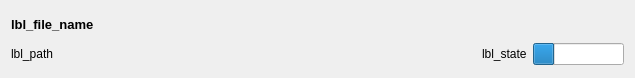
<?xml version="1.0" encoding="UTF-8"?>
<ui version="4.0">
 <class>UpscaleItem</class>
 <widget class="QWidget" name="UpscaleItem">
  <property name="geometry">
   <rect>
    <x>0</x>
    <y>0</y>
    <width>635</width>
    <height>78</height>
   </rect>
  </property>
  <property name="maximumSize">
   <size>
    <width>16777215</width>
    <height>78</height>
   </size>
  </property>
  <property name="windowTitle">
   <string>Form</string>
  </property>
  <layout class="QHBoxLayout" name="horizontalLayout_2">
   <item>
    <layout class="QVBoxLayout" name="verticalLayout">
     <item>
      <layout class="QHBoxLayout" name="horizontalLayout" stretch="1,0,0,0,0">
       <item>
        <widget class="QLabel" name="lbl_file_name">
         <property name="sizePolicy">
          <sizepolicy hsizetype="Ignored" vsizetype="Preferred">
           <horstretch>1</horstretch>
           <verstretch>0</verstretch>
          </sizepolicy>
         </property>
         <property name="font">
          <font>
           <pointsize>10</pointsize>
           <bold>true</bold>
          </font>
         </property>
         <property name="text">
          <string>lbl_file_name</string>
         </property>
         <property name="textFormat">
          <enum>Qt::PlainText</enum>
         </property>
         <property name="scaledContents">
          <bool>true</bool>
         </property>
        </widget>
       </item>
       <item>
        <spacer name="horizontalSpacer">
         <property name="orientation">
          <enum>Qt::Horizontal</enum>
         </property>
         <property name="sizeHint" stdset="0">
          <size>
           <width>10</width>
           <height>20</height>
          </size>
         </property>
        </spacer>
       </item>
       <item>
        <widget class="QPushButton" name="btn_run">
         <property name="text">
          <string/>
         </property>
         <property name="icon">
          <iconset resource="resources.qrc">
           <normaloff>:/icon/icons/play.png</normaloff>:/icon/icons/play.png</iconset>
         </property>
         <property name="flat">
          <bool>true</bool>
         </property>
        </widget>
       </item>
       <item>
        <widget class="QPushButton" name="btn_open_folder">
         <property name="text">
          <string/>
         </property>
         <property name="icon">
          <iconset resource="resources.qrc">
           <normaloff>:/icon/icons/folder-open.png</normaloff>:/icon/icons/folder-open.png</iconset>
         </property>
         <property name="flat">
          <bool>true</bool>
         </property>
        </widget>
       </item>
       <item>
        <widget class="QPushButton" name="btn_delete">
         <property name="text">
          <string/>
         </property>
         <property name="icon">
          <iconset resource="resources.qrc">
           <normaloff>:/icon/icons/trash-delete-bin.png</normaloff>:/icon/icons/trash-delete-bin.png</iconset>
         </property>
         <property name="flat">
          <bool>true</bool>
         </property>
        </widget>
       </item>
      </layout>
     </item>
     <item>
      <layout class="QHBoxLayout" name="horizontalLayout_3" stretch="1,0,0,0">
       <item>
        <widget class="QLabel" name="lbl_path">
         <property name="sizePolicy">
          <sizepolicy hsizetype="Ignored" vsizetype="Preferred">
           <horstretch>1</horstretch>
           <verstretch>0</verstretch>
          </sizepolicy>
         </property>
         <property name="text">
          <string>lbl_path</string>
         </property>
         <property name="textFormat">
          <enum>Qt::PlainText</enum>
         </property>
         <property name="scaledContents">
          <bool>true</bool>
         </property>
        </widget>
       </item>
       <item>
        <spacer name="horizontalSpacer_2">
         <property name="orientation">
          <enum>Qt::Horizontal</enum>
         </property>
         <property name="sizeHint" stdset="0">
          <size>
           <width>10</width>
           <height>20</height>
          </size>
         </property>
        </spacer>
       </item>
       <item>
        <widget class="QLabel" name="lbl_state">
         <property name="text">
          <string>lbl_state</string>
         </property>
        </widget>
       </item>
       <item>
        <widget class="QProgressBar" name="pgb_progress">
         <property name="maximumSize">
          <size>
           <width>150</width>
           <height>16777215</height>
          </size>
         </property>
         <property name="value">
          <number>24</number>
         </property>
         <property name="textVisible">
          <bool>false</bool>
         </property>
        </widget>
       </item>
      </layout>
     </item>
    </layout>
   </item>
  </layout>
 </widget>
 <resources>
  <include location="resources.qrc"/>
 </resources>
 <connections/>
</ui>
